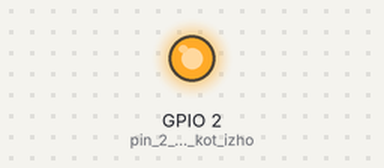
Recording of a program running on a simulated ESP32. On the bench: output pins drawn as LEDs (lit = HIGH). What the program prints to the serial monitor is not drawn.

Above: at 0.1 s.
At 2.3 s:
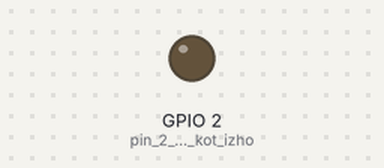
Timing chart, 0 to 3.8 s (numbered marks = the images above):
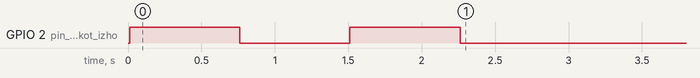

The program:

main.cpp
```cpp
#include <Arduino.h>
#include <WiFi.h>
#include <WebServer.h>
#include <WiFiAP.h>

const char* ssid = "esp32_1";
const char* password = "12345678";

// na portu 80, ki je prednastavljeni port, vzpostavimo spletni strežnik
WebServer server(80); // objekt server razreda WebServer, kot argument konstruktorske funkcije podamo vrednost 80

// določimo, kaj se dogodi, če uporabnik vnese
// korenski ("root") naslov našega spletnega strežnika na modulu esp32
//  t.j. http://192.168.1.142/ (zadnja poševnica označuje "root")
void handle_root(){ // če bo strežnik dobil zahtevo, t.j. "request"
  server.send(200, "text/html", "esp32 kot Access Point AP"); // bo vrnil odgovor ("response") "esp32 kot Access Point AP ..."
  // 200 predstavlja kodo za OK oz. vse je v redu
  // kot odgovor vrnemo niz oz. "String" "Pozdravljen svet iz esp32!"
}


void setup() {
  // put your setup code here, to run once:
  // tu zapišemo kodo, ki se izvede le enkrat, ob zagonu, to so nastavitve

  Serial.begin(115200); // komunikacija preko serijskega protokola s hitrostjo 115200 bitov/s

  // Vzpostavitev programske dostopne točke - "Soft Access Point AP"
  // "software enabled access point" npr. računalniki, ki ni bil zasnovan kot dostopna točka
  // postane z ustreznim programjem dostopna točka
  // esp32 se spremeni v dostopno točko
  WiFi.softAP(ssid, password); // poženemo esp32 kot dostopno točko (Acces Point AP)

  // izpišemo IP naslov
  Serial.println("Vzpostavitev programske dostopne točke na esp32");
  Serial.print("IP naslov esp32 dostopne točke = ");
  Serial.println(WiFi.softAPIP()); // prednastavljeni IP naslov je: 192.168.4.1

  server.on("/", handle_root); // tu povemo, kaj naj se dogodi, če kot zahtevo prejmemo poševnico "/"
  server.begin(); // poženemo spletni strežnik na našem modulu esp32
  Serial.println("HTTP strežnik je zagnan, vpišite IP naslov v brskalnik, npr. http://192.168.4.1/ http in ne https.");

  pinMode(2, OUTPUT); // pin 2 definiramo kot izhodi pin oz. nožico
  digitalWrite(2, HIGH);  // na nožico št. 2 zapišemo visoko vrednost
  delay(750); // zakasnitev v milisekundah [ms]
  digitalWrite(2, LOW); // na nožico št. 2. zapišemo nizko vrednost
  delay(750); // zakasnitev v milisekundah [ms]
  digitalWrite(2, HIGH);  // na nožico št. 2 zapišemo visoko vrednost
  delay(750); // zakasnitev v milisekundah [ms]
  digitalWrite(2, LOW); // na nožico št. 2. zapišemo nizko vrednost
  delay(750); // zakasnitev v milisekundah [ms]
}

void loop() {
  // put your main code here, to run repeatedly:
  // tu zapišemo kodo, ki se ponavljajoče izvaja:
  server.handleClient(); // poslušamo zahteve ("request-e") klientov
}
```
